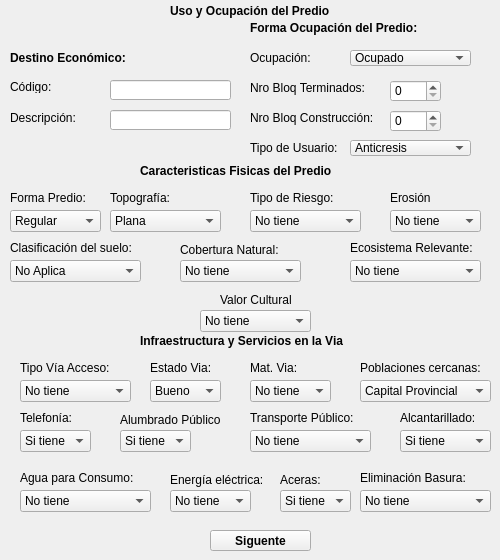
    <widget class="QWidget" name="tab_5">
     <attribute name="title">
      <string>Uso/Infr</string>
     </attribute>
     <widget class="QSpinBox" name="spnNroTer">
      <property name="geometry">
       <rect>
        <x>390</x>
        <y>80</y>
        <width>51</width>
        <height>22</height>
       </rect>
      </property>
     </widget>
     <widget class="QLabel" name="label_78">
      <property name="geometry">
       <rect>
        <x>10</x>
        <y>80</y>
        <width>46</width>
        <height>13</height>
       </rect>
      </property>
      <property name="font">
       <font>
        <weight>50</weight>
        <bold>false</bold>
       </font>
      </property>
      <property name="text">
       <string>Código:</string>
      </property>
     </widget>
     <widget class="QLabel" name="label_73">
      <property name="geometry">
       <rect>
        <x>10</x>
        <y>110</y>
        <width>81</width>
        <height>16</height>
       </rect>
      </property>
      <property name="font">
       <font>
        <weight>50</weight>
        <bold>false</bold>
       </font>
      </property>
      <property name="text">
       <string>Descripción:</string>
      </property>
     </widget>
     <widget class="QSpinBox" name="spnNroCon">
      <property name="geometry">
       <rect>
        <x>390</x>
        <y>110</y>
        <width>51</width>
        <height>22</height>
       </rect>
      </property>
     </widget>
     <widget class="QLabel" name="label_71">
      <property name="geometry">
       <rect>
        <x>170</x>
        <y>0</y>
        <width>161</width>
        <height>21</height>
       </rect>
      </property>
      <property name="font">
       <font>
        <weight>75</weight>
        <bold>true</bold>
       </font>
      </property>
      <property name="text">
       <string>Uso y Ocupación del Predio</string>
      </property>
     </widget>
     <widget class="QLabel" name="label_76">
      <property name="geometry">
       <rect>
        <x>250</x>
        <y>80</y>
        <width>131</width>
        <height>16</height>
       </rect>
      </property>
      <property name="font">
       <font>
        <weight>50</weight>
        <bold>false</bold>
       </font>
      </property>
      <property name="text">
       <string>Nro Bloq Terminados:</string>
      </property>
     </widget>
     <widget class="QLineEdit" name="txtCodEco">
      <property name="geometry">
       <rect>
        <x>110</x>
        <y>80</y>
        <width>121</width>
        <height>20</height>
       </rect>
      </property>
     </widget>
     <widget class="QLineEdit" name="txtDescEco">
      <property name="geometry">
       <rect>
        <x>110</x>
        <y>110</y>
        <width>121</width>
        <height>20</height>
       </rect>
      </property>
     </widget>
     <widget class="QLabel" name="label_72">
      <property name="geometry">
       <rect>
        <x>10</x>
        <y>50</y>
        <width>121</width>
        <height>16</height>
       </rect>
      </property>
      <property name="font">
       <font>
        <weight>75</weight>
        <bold>true</bold>
       </font>
      </property>
      <property name="text">
       <string>Destino Económico:</string>
      </property>
     </widget>
     <widget class="QLabel" name="label_75">
      <property name="geometry">
       <rect>
        <x>250</x>
        <y>20</y>
        <width>171</width>
        <height>16</height>
       </rect>
      </property>
      <property name="font">
       <font>
        <weight>75</weight>
        <bold>true</bold>
       </font>
      </property>
      <property name="text">
       <string>Forma Ocupación del Predio:</string>
      </property>
     </widget>
     <widget class="QLabel" name="label_77">
      <property name="geometry">
       <rect>
        <x>250</x>
        <y>110</y>
        <width>131</width>
        <height>16</height>
       </rect>
      </property>
      <property name="font">
       <font>
        <weight>50</weight>
        <bold>false</bold>
       </font>
      </property>
      <property name="text">
       <string>Nro Bloq Construcción:</string>
      </property>
     </widget>
     <widget class="QPushButton" name="btnSiguiente_4">
      <property name="geometry">
       <rect>
        <x>210</x>
        <y>530</y>
        <width>101</width>
        <height>21</height>
       </rect>
      </property>
      <property name="font">
       <font>
        <weight>75</weight>
        <bold>true</bold>
       </font>
      </property>
      <property name="text">
       <string>Siguente</string>
      </property>
     </widget>
     <widget class="QComboBox" name="cboJerVial">
      <property name="geometry">
       <rect>
        <x>20</x>
        <y>380</y>
        <width>111</width>
        <height>22</height>
       </rect>
      </property>
      <item>
       <property name="text">
        <string>No tiene</string>
       </property>
      </item>
      <item>
       <property name="text">
        <string>Autopista</string>
       </property>
      </item>
      <item>
       <property name="text">
        <string>Avenida</string>
       </property>
      </item>
      <item>
       <property name="text">
        <string>Calle</string>
       </property>
      </item>
      <item>
       <property name="text">
        <string>Callejón</string>
       </property>
      </item>
      <item>
       <property name="text">
        <string>Camino de Herradura</string>
       </property>
      </item>
      <item>
       <property name="text">
        <string>Escalinata</string>
       </property>
      </item>
      <item>
       <property name="text">
        <string>Pasaje</string>
       </property>
      </item>
      <item>
       <property name="text">
        <string>Peatonal</string>
       </property>
      </item>
      <item>
       <property name="text">
        <string>Sendero</string>
       </property>
      </item>
      <item>
       <property name="text">
        <string>Fluvial</string>
       </property>
      </item>
      <item>
       <property name="text">
        <string>Férrea</string>
       </property>
      </item>
      <item>
       <property name="text">
        <string>Marítima</string>
       </property>
      </item>
      <item>
       <property name="text">
        <string>Aérea</string>
       </property>
      </item>
     </widget>
     <widget class="QComboBox" name="cboSerAgua">
      <property name="geometry">
       <rect>
        <x>20</x>
        <y>490</y>
        <width>131</width>
        <height>22</height>
       </rect>
      </property>
      <item>
       <property name="text">
        <string>No tiene</string>
       </property>
      </item>
      <item>
       <property name="text">
        <string>De Red Pública</string>
       </property>
      </item>
      <item>
       <property name="text">
        <string>De Pozo</string>
       </property>
      </item>
      <item>
       <property name="text">
        <string>De Río/Vertiente/Acequia</string>
       </property>
      </item>
      <item>
       <property name="text">
        <string>De Carro Repartidor</string>
       </property>
      </item>
      <item>
       <property name="text">
        <string>Otro</string>
       </property>
      </item>
     </widget>
     <widget class="QComboBox" name="cboEcosRele">
      <property name="geometry">
       <rect>
        <x>350</x>
        <y>260</y>
        <width>131</width>
        <height>22</height>
       </rect>
      </property>
      <item>
       <property name="text">
        <string>No tiene</string>
       </property>
      </item>
      <item>
       <property name="text">
        <string>Páramo</string>
       </property>
      </item>
      <item>
       <property name="text">
        <string>Humedal</string>
       </property>
      </item>
      <item>
       <property name="text">
        <string>Manglar</string>
       </property>
      </item>
      <item>
       <property name="text">
        <string>Bosque Primario</string>
       </property>
      </item>
      <item>
       <property name="text">
        <string>Bosque Secundario</string>
       </property>
      </item>
     </widget>
     <widget class="QLabel" name="label_81">
      <property name="geometry">
       <rect>
        <x>390</x>
        <y>190</y>
        <width>41</width>
        <height>16</height>
       </rect>
      </property>
      <property name="font">
       <font>
        <weight>50</weight>
        <bold>false</bold>
       </font>
      </property>
      <property name="text">
       <string>Erosión</string>
      </property>
     </widget>
     <widget class="QComboBox" name="cboSerEle">
      <property name="geometry">
       <rect>
        <x>170</x>
        <y>490</y>
        <width>81</width>
        <height>22</height>
       </rect>
      </property>
      <item>
       <property name="text">
        <string>No tiene</string>
       </property>
      </item>
      <item>
       <property name="text">
        <string>Red Empresa Eléctrica</string>
       </property>
      </item>
      <item>
       <property name="text">
        <string>Panel Solar</string>
       </property>
      </item>
      <item>
       <property name="text">
        <string>Planta Eléctrica</string>
       </property>
      </item>
      <item>
       <property name="text">
        <string>Otro</string>
       </property>
      </item>
     </widget>
     <widget class="QComboBox" name="cboSerTel">
      <property name="geometry">
       <rect>
        <x>20</x>
        <y>430</y>
        <width>71</width>
        <height>22</height>
       </rect>
      </property>
      <item>
       <property name="text">
        <string>Si tiene</string>
       </property>
      </item>
      <item>
       <property name="text">
        <string>No tiene</string>
       </property>
      </item>
     </widget>
     <widget class="QLabel" name="label_130">
      <property name="geometry">
       <rect>
        <x>350</x>
        <y>240</y>
        <width>131</width>
        <height>16</height>
       </rect>
      </property>
      <property name="font">
       <font>
        <weight>50</weight>
        <bold>false</bold>
       </font>
      </property>
      <property name="text">
       <string>Ecosistema Relevante:</string>
      </property>
     </widget>
     <widget class="QComboBox" name="cboTipRiego">
      <property name="geometry">
       <rect>
        <x>250</x>
        <y>210</y>
        <width>111</width>
        <height>22</height>
       </rect>
      </property>
      <item>
       <property name="text">
        <string>No tiene</string>
       </property>
      </item>
      <item>
       <property name="text">
        <string>Deslaves</string>
       </property>
      </item>
      <item>
       <property name="text">
        <string>Hundimientos</string>
       </property>
      </item>
      <item>
       <property name="text">
        <string>Inundación</string>
       </property>
      </item>
      <item>
       <property name="text">
        <string>Heladas</string>
       </property>
      </item>
      <item>
       <property name="text">
        <string>Contaminación</string>
       </property>
      </item>
      <item>
       <property name="text">
        <string>Geológico</string>
       </property>
      </item>
      <item>
       <property name="text">
        <string>Vientos</string>
       </property>
      </item>
      <item>
       <property name="text">
        <string>Volcánico</string>
       </property>
      </item>
      <item>
       <property name="text">
        <string>Otro</string>
       </property>
      </item>
     </widget>
     <widget class="QLabel" name="label_261">
      <property name="geometry">
       <rect>
        <x>360</x>
        <y>470</y>
        <width>131</width>
        <height>16</height>
       </rect>
      </property>
      <property name="font">
       <font>
        <weight>50</weight>
        <bold>false</bold>
       </font>
      </property>
      <property name="text">
       <string>Eliminación Basura:</string>
      </property>
     </widget>
     <widget class="QLabel" name="label_85">
      <property name="geometry">
       <rect>
        <x>150</x>
        <y>360</y>
        <width>71</width>
        <height>16</height>
       </rect>
      </property>
      <property name="font">
       <font>
        <weight>50</weight>
        <bold>false</bold>
       </font>
      </property>
      <property name="text">
       <string>Estado Via:</string>
      </property>
     </widget>
     <widget class="QLabel" name="label_83">
      <property name="geometry">
       <rect>
        <x>20</x>
        <y>360</y>
        <width>121</width>
        <height>16</height>
       </rect>
      </property>
      <property name="font">
       <font>
        <weight>50</weight>
        <bold>false</bold>
       </font>
      </property>
      <property name="text">
       <string>Tipo Vía Acceso:</string>
      </property>
     </widget>
     <widget class="QLabel" name="label_8">
      <property name="geometry">
       <rect>
        <x>110</x>
        <y>190</y>
        <width>71</width>
        <height>16</height>
       </rect>
      </property>
      <property name="font">
       <font>
        <weight>50</weight>
        <bold>false</bold>
       </font>
      </property>
      <property name="text">
       <string>Topografía:</string>
      </property>
     </widget>
     <widget class="QComboBox" name="cboBasura">
      <property name="geometry">
       <rect>
        <x>360</x>
        <y>490</y>
        <width>131</width>
        <height>22</height>
       </rect>
      </property>
      <item>
       <property name="text">
        <string>No tiene</string>
       </property>
      </item>
      <item>
       <property name="text">
        <string>Por Carro Recolector</string>
       </property>
      </item>
      <item>
       <property name="text">
        <string>Terreno Baldío o Quebrada</string>
       </property>
      </item>
      <item>
       <property name="text">
        <string>La queman</string>
       </property>
      </item>
      <item>
       <property name="text">
        <string>La entierran</string>
       </property>
      </item>
      <item>
       <property name="text">
        <string>Rio/Acequía/Canal</string>
       </property>
      </item>
      <item>
       <property name="text">
        <string>Otra forma</string>
       </property>
      </item>
     </widget>
     <widget class="QComboBox" name="cboSerTra">
      <property name="geometry">
       <rect>
        <x>250</x>
        <y>430</y>
        <width>121</width>
        <height>22</height>
       </rect>
      </property>
      <item>
       <property name="text">
        <string>No tiene</string>
       </property>
      </item>
      <item>
       <property name="text">
        <string>Inter - Provincial</string>
       </property>
      </item>
      <item>
       <property name="text">
        <string>Inter - Cantonal</string>
       </property>
      </item>
      <item>
       <property name="text">
        <string>Inter - Parroquial</string>
       </property>
      </item>
     </widget>
     <widget class="QLabel" name="label_80">
      <property name="geometry">
       <rect>
        <x>140</x>
        <y>160</y>
        <width>191</width>
        <height>21</height>
       </rect>
      </property>
      <property name="font">
       <font>
        <weight>75</weight>
        <bold>true</bold>
       </font>
      </property>
      <property name="text">
       <string>Caracteristicas Fisicas del Predio</string>
      </property>
     </widget>
     <widget class="QComboBox" name="cboMatVia">
      <property name="geometry">
       <rect>
        <x>250</x>
        <y>380</y>
        <width>81</width>
        <height>22</height>
       </rect>
      </property>
      <item>
       <property name="text">
        <string>No tiene</string>
       </property>
      </item>
      <item>
       <property name="text">
        <string>Adoquín de cemento</string>
       </property>
      </item>
      <item>
       <property name="text">
        <string>Adoquín de piedra</string>
       </property>
      </item>
      <item>
       <property name="text">
        <string>Empedrado</string>
       </property>
      </item>
      <item>
       <property name="text">
        <string>Lastre</string>
       </property>
      </item>
      <item>
       <property name="text">
        <string>Hormigón</string>
       </property>
      </item>
      <item>
       <property name="text">
        <string>Asfalto</string>
       </property>
      </item>
      <item>
       <property name="text">
        <string>Tierra</string>
       </property>
      </item>
     </widget>
     <widget class="QLabel" name="label_127">
      <property name="geometry">
       <rect>
        <x>220</x>
        <y>290</y>
        <width>71</width>
        <height>20</height>
       </rect>
      </property>
      <property name="font">
       <font>
        <weight>50</weight>
        <bold>false</bold>
       </font>
      </property>
      <property name="text">
       <string>Valor Cultural:</string>
      </property>
     </widget>
     <widget class="QLabel" name="label_86">
      <property name="geometry">
       <rect>
        <x>250</x>
        <y>360</y>
        <width>81</width>
        <height>16</height>
       </rect>
      </property>
      <property name="font">
       <font>
        <weight>50</weight>
        <bold>false</bold>
       </font>
      </property>
      <property name="text">
       <string>Mat. Via:</string>
      </property>
     </widget>
     <widget class="QLabel" name="label_82">
      <property name="geometry">
       <rect>
        <x>140</x>
        <y>330</y>
        <width>211</width>
        <height>21</height>
       </rect>
      </property>
      <property name="font">
       <font>
        <weight>75</weight>
        <bold>true</bold>
       </font>
      </property>
      <property name="text">
       <string>Infraestructura y Servicios en la Via</string>
      </property>
     </widget>
     <widget class="QComboBox" name="cboAcera">
      <property name="geometry">
       <rect>
        <x>280</x>
        <y>490</y>
        <width>71</width>
        <height>22</height>
       </rect>
      </property>
      <item>
       <property name="text">
        <string>Si tiene</string>
       </property>
      </item>
      <item>
       <property name="text">
        <string>No tiene</string>
       </property>
      </item>
     </widget>
     <widget class="QComboBox" name="cboForm">
      <property name="geometry">
       <rect>
        <x>10</x>
        <y>210</y>
        <width>91</width>
        <height>22</height>
       </rect>
      </property>
      <item>
       <property name="text">
        <string>Regular</string>
       </property>
      </item>
      <item>
       <property name="text">
        <string>Irregular</string>
       </property>
      </item>
      <item>
       <property name="text">
        <string>Muy irregular</string>
       </property>
      </item>
     </widget>
     <widget class="QLabel" name="label_87">
      <property name="geometry">
       <rect>
        <x>170</x>
        <y>470</y>
        <width>101</width>
        <height>20</height>
       </rect>
      </property>
      <property name="font">
       <font>
        <weight>50</weight>
        <bold>false</bold>
       </font>
      </property>
      <property name="text">
       <string>Energía eléctrica:</string>
      </property>
     </widget>
     <widget class="QLabel" name="label_89">
      <property name="geometry">
       <rect>
        <x>400</x>
        <y>410</y>
        <width>91</width>
        <height>16</height>
       </rect>
      </property>
      <property name="font">
       <font>
        <weight>50</weight>
        <bold>false</bold>
       </font>
      </property>
      <property name="text">
       <string>Alcantarillado:</string>
      </property>
     </widget>
     <widget class="QLabel" name="label_262">
      <property name="geometry">
       <rect>
        <x>180</x>
        <y>240</y>
        <width>141</width>
        <height>20</height>
       </rect>
      </property>
      <property name="font">
       <font>
        <weight>50</weight>
        <bold>false</bold>
       </font>
      </property>
      <property name="text">
       <string>Cobertura Natural:</string>
      </property>
     </widget>
     <widget class="QLabel" name="label_74">
      <property name="geometry">
       <rect>
        <x>250</x>
        <y>140</y>
        <width>91</width>
        <height>16</height>
       </rect>
      </property>
      <property name="font">
       <font>
        <weight>50</weight>
        <bold>false</bold>
       </font>
      </property>
      <property name="text">
       <string>Tipo de Usuario:</string>
      </property>
     </widget>
     <widget class="QLabel" name="label_84">
      <property name="geometry">
       <rect>
        <x>360</x>
        <y>360</y>
        <width>131</width>
        <height>16</height>
       </rect>
      </property>
      <property name="font">
       <font>
        <weight>50</weight>
        <bold>false</bold>
       </font>
      </property>
      <property name="text">
       <string>Poblaciones cercanas:</string>
      </property>
     </widget>
     <widget class="QLabel" name="label_90">
      <property name="geometry">
       <rect>
        <x>120</x>
        <y>410</y>
        <width>111</width>
        <height>20</height>
       </rect>
      </property>
      <property name="font">
       <font>
        <weight>50</weight>
        <bold>false</bold>
       </font>
      </property>
      <property name="text">
       <string>Alumbrado Público</string>
      </property>
     </widget>
     <widget class="QComboBox" name="cboSerAlc">
      <property name="geometry">
       <rect>
        <x>400</x>
        <y>430</y>
        <width>91</width>
        <height>22</height>
       </rect>
      </property>
      <item>
       <property name="text">
        <string>Si tiene</string>
       </property>
      </item>
      <item>
       <property name="text">
        <string>No tiene</string>
       </property>
      </item>
     </widget>
     <widget class="QLabel" name="label_263">
      <property name="geometry">
       <rect>
        <x>10</x>
        <y>240</y>
        <width>131</width>
        <height>16</height>
       </rect>
      </property>
      <property name="font">
       <font>
        <weight>50</weight>
        <bold>false</bold>
       </font>
      </property>
      <property name="text">
       <string>Clasificación del suelo:</string>
      </property>
     </widget>
     <widget class="QLabel" name="label_264">
      <property name="geometry">
       <rect>
        <x>280</x>
        <y>470</y>
        <width>61</width>
        <height>20</height>
       </rect>
      </property>
      <property name="font">
       <font>
        <weight>50</weight>
        <bold>false</bold>
       </font>
      </property>
      <property name="text">
       <string>Aceras:</string>
      </property>
     </widget>
     <widget class="QLabel" name="label_113">
      <property name="geometry">
       <rect>
        <x>20</x>
        <y>470</y>
        <width>131</width>
        <height>16</height>
       </rect>
      </property>
      <property name="font">
       <font>
        <weight>50</weight>
        <bold>false</bold>
       </font>
      </property>
      <property name="text">
       <string>Agua para Consumo:</string>
      </property>
     </widget>
     <widget class="QComboBox" name="cboErosion">
      <property name="geometry">
       <rect>
        <x>390</x>
        <y>210</y>
        <width>91</width>
        <height>22</height>
       </rect>
      </property>
      <item>
       <property name="text">
        <string>No tiene</string>
       </property>
      </item>
      <item>
       <property name="text">
        <string>Leve</string>
       </property>
      </item>
      <item>
       <property name="text">
        <string>Moderado</string>
       </property>
      </item>
      <item>
       <property name="text">
        <string>Severo</string>
       </property>
      </item>
     </widget>
     <widget class="QComboBox" name="cboCobNat">
      <property name="geometry">
       <rect>
        <x>180</x>
        <y>260</y>
        <width>121</width>
        <height>22</height>
       </rect>
      </property>
      <item>
       <property name="text">
        <string>No tiene</string>
       </property>
      </item>
      <item>
       <property name="text">
        <string>Arbórea</string>
       </property>
      </item>
      <item>
       <property name="text">
        <string>Arbustiva</string>
       </property>
      </item>
      <item>
       <property name="text">
        <string>Herbacéa</string>
       </property>
      </item>
      <item>
       <property name="text">
        <string>Otro</string>
       </property>
      </item>
     </widget>
     <widget class="QComboBox" name="cboSerAlu">
      <property name="geometry">
       <rect>
        <x>120</x>
        <y>430</y>
        <width>71</width>
        <height>22</height>
       </rect>
      </property>
      <item>
       <property name="text">
        <string>Si tiene</string>
       </property>
      </item>
      <item>
       <property name="text">
        <string>No tiene</string>
       </property>
      </item>
     </widget>
     <widget class="QLabel" name="label_91">
      <property name="geometry">
       <rect>
        <x>250</x>
        <y>410</y>
        <width>111</width>
        <height>16</height>
       </rect>
      </property>
      <property name="font">
       <font>
        <weight>50</weight>
        <bold>false</bold>
       </font>
      </property>
      <property name="text">
       <string>Transporte Público:</string>
      </property>
     </widget>
     <widget class="QComboBox" name="cboEstVia">
      <property name="geometry">
       <rect>
        <x>150</x>
        <y>380</y>
        <width>71</width>
        <height>22</height>
       </rect>
      </property>
      <item>
       <property name="text">
        <string>Bueno</string>
       </property>
      </item>
      <item>
       <property name="text">
        <string>Regular</string>
       </property>
      </item>
      <item>
       <property name="text">
        <string>Malo</string>
       </property>
      </item>
     </widget>
     <widget class="QComboBox" name="cboValorCult">
      <property name="geometry">
       <rect>
        <x>200</x>
        <y>310</y>
        <width>111</width>
        <height>22</height>
       </rect>
      </property>
      <item>
       <property name="text">
        <string>No tiene</string>
       </property>
      </item>
      <item>
       <property name="text">
        <string>Ancestral</string>
       </property>
      </item>
      <item>
       <property name="text">
        <string>Arquitectónico</string>
       </property>
      </item>
      <item>
       <property name="text">
        <string>Histórico</string>
       </property>
      </item>
     </widget>
     <widget class="QLabel" name="label_10">
      <property name="geometry">
       <rect>
        <x>250</x>
        <y>190</y>
        <width>91</width>
        <height>16</height>
       </rect>
      </property>
      <property name="font">
       <font>
        <weight>50</weight>
        <bold>false</bold>
       </font>
      </property>
      <property name="text">
       <string>Tipo de Riesgo:</string>
      </property>
     </widget>
     <widget class="QLabel" name="label_2">
      <property name="geometry">
       <rect>
        <x>10</x>
        <y>190</y>
        <width>81</width>
        <height>16</height>
       </rect>
      </property>
      <property name="font">
       <font>
        <weight>50</weight>
        <bold>false</bold>
       </font>
      </property>
      <property name="text">
       <string>Forma Predio:</string>
      </property>
     </widget>
     <widget class="QComboBox" name="cboTipUsu">
      <property name="geometry">
       <rect>
        <x>350</x>
        <y>140</y>
        <width>121</width>
        <height>16</height>
       </rect>
      </property>
      <item>
       <property name="text">
        <string>Anticresis</string>
       </property>
      </item>
      <item>
       <property name="text">
        <string>Arrendada</string>
       </property>
      </item>
      <item>
       <property name="text">
        <string>Prestada o Cedida</string>
       </property>
      </item>
      <item>
       <property name="text">
        <string>Propia</string>
       </property>
      </item>
     </widget>
     <widget class="QComboBox" name="cboPobPred">
      <property name="geometry">
       <rect>
        <x>360</x>
        <y>380</y>
        <width>131</width>
        <height>22</height>
       </rect>
      </property>
      <item>
       <property name="text">
        <string>Capital Provincial</string>
       </property>
      </item>
      <item>
       <property name="text">
        <string>Cabecera Cantonal</string>
       </property>
      </item>
      <item>
       <property name="text">
        <string>Cabecera Parroquial</string>
       </property>
      </item>
      <item>
       <property name="text">
        <string>Asentamientos Urbanos</string>
       </property>
      </item>
     </widget>
     <widget class="QLabel" name="label_88">
      <property name="geometry">
       <rect>
        <x>20</x>
        <y>410</y>
        <width>61</width>
        <height>16</height>
       </rect>
      </property>
      <property name="font">
       <font>
        <weight>50</weight>
        <bold>false</bold>
       </font>
      </property>
      <property name="text">
       <string>Telefonía:</string>
      </property>
     </widget>
     <widget class="QComboBox" name="cboClasSuelo">
      <property name="geometry">
       <rect>
        <x>10</x>
        <y>260</y>
        <width>131</width>
        <height>22</height>
       </rect>
      </property>
      <item>
       <property name="text">
        <string>No Aplica</string>
       </property>
      </item>
      <item>
       <property name="text">
        <string>De Producción</string>
       </property>
      </item>
      <item>
       <property name="text">
        <string>De Extracción</string>
       </property>
      </item>
      <item>
       <property name="text">
        <string>De Expansión Urbana</string>
       </property>
      </item>
      <item>
       <property name="text">
        <string>De Protección</string>
       </property>
      </item>
     </widget>
     <widget class="QComboBox" name="cboOcup">
      <property name="geometry">
       <rect>
        <x>350</x>
        <y>50</y>
        <width>121</width>
        <height>16</height>
       </rect>
      </property>
      <item>
       <property name="text">
        <string>Ocupado</string>
       </property>
      </item>
      <item>
       <property name="text">
        <string>Descupado</string>
       </property>
      </item>
     </widget>
     <widget class="QLabel" name="label_79">
      <property name="geometry">
       <rect>
        <x>250</x>
        <y>50</y>
        <width>71</width>
        <height>16</height>
       </rect>
      </property>
      <property name="font">
       <font>
        <weight>50</weight>
        <bold>false</bold>
       </font>
      </property>
      <property name="text">
       <string>Ocupación:</string>
      </property>
     </widget>
     <widget class="QComboBox" name="cboTopo">
      <property name="geometry">
       <rect>
        <x>110</x>
        <y>210</y>
        <width>111</width>
        <height>22</height>
       </rect>
      </property>
      <item>
       <property name="text">
        <string>Plana</string>
       </property>
      </item>
      <item>
       <property name="text">
        <string>Suave</string>
       </property>
      </item>
      <item>
       <property name="text">
        <string>Media</string>
       </property>
      </item>
      <item>
       <property name="text">
        <string>Fuerte</string>
       </property>
      </item>
      <item>
       <property name="text">
        <string>Muy fuerte</string>
       </property>
      </item>
      <item>
       <property name="text">
        <string>Escarpada</string>
       </property>
      </item>
      <item>
       <property name="text">
        <string>Abrupta</string>
       </property>
      </item>
     </widget>
    </widget>
